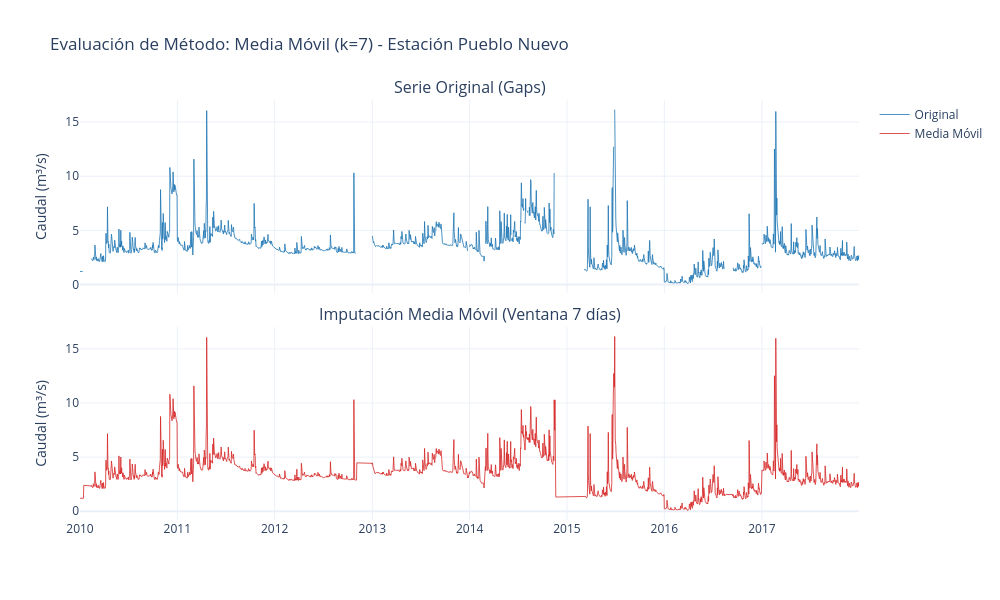

The notebook cell this image was saved under:
### Markdown cell above
### Selección del Método: Media Móvil
**Justificación:**
- Reducción de ruido: Filtra variaciones bruscas y picos atípicos, permitiendo observar la tendencia subyacente del caudal.
- Contexto local: A diferencia de métodos globales, utiliza un promedio basado en el "vecindario" temporal (días cercanos), respetando la estacionalidad del momento del gap.
- Suavizado de la serie: Genera una transición curva y orgánica entre datos, evitando la rigidez geométrica de la interpolación lineal.
- Robustez frente a outliers: Al promediar varios puntos, el impacto de una medición errónea o extrema es menor que en otros métodos de imputación directa.

### Code cell
# =============================================================================
# CONCEPTO: Análisis de imputación por MEDIA MÓVIL (Moving Average)
# -----------------------------------------------------------------------------
# Se evalúa la MEDIA MÓVIL como alternativa de imputación para la serie de 
# caudal diario de la estación Pueblo Nuevo.
#
# Justificación técnica del método:
#   ✔ Suaviza variaciones bruscas (picos) comunes en series hidrológicas.
#   ✔ Utiliza la tendencia local (vecindario de días) para estimar el valor.
#   ✔ Útil cuando la serie presenta mucho ruido o fluctuaciones rápidas.
#   ✔ Permite capturar el comportamiento promedio del río en periodos cortos.
#
# .rolling(window=7, min_periods=1, center=True):
#   → window=7: Usa una ventana de una semana para el promedio.
#   → center=True: Toma datos de atrás y adelante para no desplazar la fase.
#   → min_periods=1: Calcula el promedio incluso si hay pocos datos en el gap.
#
# .fillna():
#   → Aplica el promedio calculado solo donde existen NaNs originales.
#
# CRITERIO DE USO: Se recomienda ventanas impares (3, 7, 15) para mantener la 
# simetría. Ventanas muy grandes pueden "aplanar" demasiado la serie y 
# subestimar crecientes súbitas del caudal.
# =============================================================================

# 1. Parámetro de la ventana (7 días para ciclo semanal)
k = 7

# 2. Aplicar Media Móvil para imputar
df_ma = df_full.copy()
df_ma["Caudal_MA"] = df_ma["Caudal"].fillna(
    df_ma["Caudal"].rolling(window=k, min_periods=1, center=True).mean()
).bfill().ffill()

print(f"✅ Análisis de Media Móvil completado (k={k})")
print(f"    NaN restantes: {df_ma['Caudal_MA'].isna().sum()}")

# Visualización: Comparativa de estructura de la serie
fig = make_subplots(rows=2, cols=1, shared_xaxes=True,
                    subplot_titles=["Serie Original (Gaps)", f"Imputación Media Móvil (Ventana {k} días)"],
                    vertical_spacing=0.08)

# Traza Original
fig.add_trace(go.Scatter(x=df_full.index, y=df_full["Caudal"],
              mode="lines", name="Original", line=dict(color="#1f77b4", width=0.8)), row=1, col=1)

# Traza Media Móvil
fig.add_trace(go.Scatter(x=df_ma.index, y=df_ma["Caudal_MA"],
              mode="lines", name="Media Móvil", line=dict(color="#d62728", width=0.8)), row=2, col=1)

fig.update_layout(title=f"Evaluación de Método: Media Móvil (k={k}) - Estación Pueblo Nuevo",
                  width=1000, height=600, showlegend=True, template="plotly_white")

fig.update_yaxes(title_text="Caudal (m³/s)", row=1, col=1)
fig.update_yaxes(title_text="Caudal (m³/s)", row=2, col=1)

fig.show()

### Figure 1 — Plotly figure (JSON) as saved in the notebook; plotly's stock layout.template omitted (floating-point values rounded to 4 significant figures; data arrays with more than 128 entries replaced by an {"elided": "..."} marker saying what was removed)
{"data": [{"line": {"color": "#1f77b4", "width": 0.8}, "mode": "lines", "name": "Original", "type": "scatter", "x": {"elided": "2922 str values"}, "xaxis": "x", "y": {"elided": "2922 float values"}, "yaxis": "y"}, {"line": {"color": "#d62728", "width": 0.8}, "mode": "lines", "name": "Media Móvil", "type": "scatter", "x": {"elided": "2922 str values"}, "xaxis": "x2", "y": {"elided": "2922 float values"}, "yaxis": "y2"}], "layout": {"annotations": [{"font": {"size": 16}, "showarrow": false, "text": "Serie Original (Gaps)", "x": 0.5, "xanchor": "center", "xref": "paper", "y": 1, "yanchor": "bottom", "yref": "paper"}, {"font": {"size": 16}, "showarrow": false, "text": "Imputación Media Móvil (Ventana 7 días)", "x": 0.5, "xanchor": "center", "xref": "paper", "y": 0.46, "yanchor": "bottom", "yref": "paper"}], "height": 600, "showlegend": true, "title": {"text": "Evaluación de Método: Media Móvil (k=7) - Estación Pueblo Nuevo"}, "width": 1000, "xaxis": {"anchor": "y", "domain": [0, 1], "matches": "x2", "showticklabels": false}, "xaxis2": {"anchor": "y2", "domain": [0, 1]}, "yaxis": {"anchor": "x", "domain": [0.54, 1], "title": {"text": "Caudal (m³/s)"}}, "yaxis2": {"anchor": "x2", "domain": [0, 0.46], "title": {"text": "Caudal (m³/s)"}}}}
